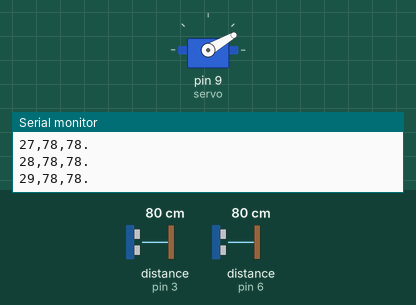
A sketch run on a simulated Arduino Uno, built with avr-gcc and run on an emulated ATmega328P. Shown: servo, the last lines printed to the serial monitor. Wiring (inferred from the names in the program): 2 × ultrasonic range finder: trigger pin 2, echo pin 3 / trigger pin 5, echo pin 6. The test bench sets the inputs (shaded band); at power-on: distance to the obstacle (sensors on pin 3, pin 6) 80 cm. The echo pulse lasts 58.3 µs per cm.

Above: at 1.26 s.
1.3 s: distance to the obstacle (sensor on pin 3) set to 250 cm
At 1.85 s:
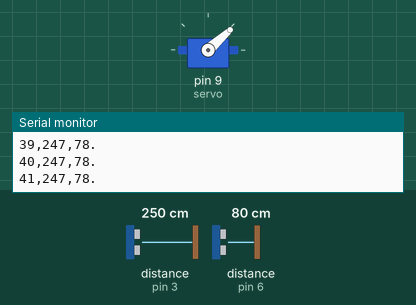
4.3 s: distance to the obstacle (sensor on pin 3) set to 2 cm
At 5.3 s:
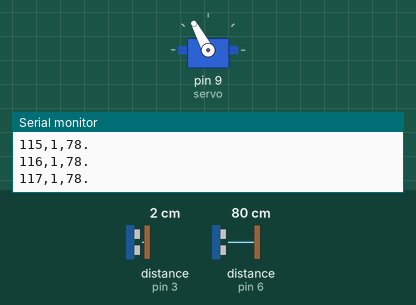
7.3 s: distance to the obstacle (sensor on pin 6) set to 35 cm
At 7.54 s:
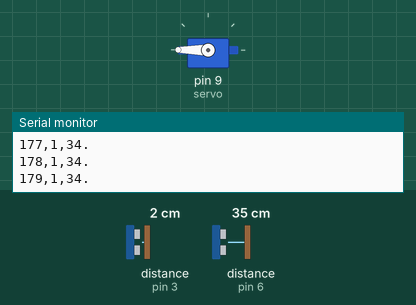
10.3 s: distance to the obstacle (sensor on pin 6) set to 120 cm
13.3 s: distance to the obstacle (sensor on pin 6) set to 2 cm
Timing chart, 0 to 17.3 s (numbered marks = the images above; inputs shaded):
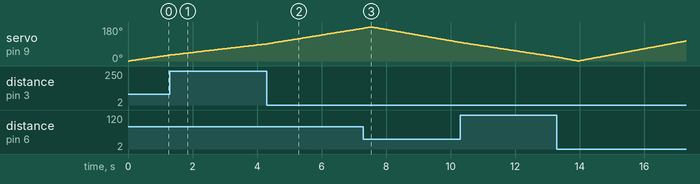

The sketch:

radar.ino
```cpp
// Includes the Servo library
#include <Servo.h>

// Defines Trig and Echo pins of the Ultrasonic Sensors
const int trigPin1 = 2;
const int echoPin1 = 3;
const int trigPin2 = 5;
const int echoPin2 = 6;

// Variables for the durations and distances
long duration1, duration2;
int distance1, distance2;

Servo servo; // Creates a servo object for controlling the servo

void setup() {
  pinMode(trigPin1, OUTPUT); // Sets the trigPin1 as an Output
  pinMode(echoPin1, INPUT); // Sets the echoPin1 as an Input
  pinMode(trigPin2, OUTPUT); // Sets the trigPin2 as an Output
  pinMode(echoPin2, INPUT); // Sets the echoPin2 as an Input

  Serial.begin(9600);

  servo.attach(9); // Defines on which pin the servo is attached
}

void loop() {
  // Rotates the servo from 0 to 180 degrees
  for (int i = 0; i <= 180; i++) {
    servo.write(i);
    delay(30);
    distance1 = calculateDistance(trigPin1, echoPin1); // Calls a function for calculating the distance measured by ultrasonic sensor 1
    distance2 = calculateDistance(trigPin2, echoPin2); // Calls a function for calculating the distance measured by ultrasonic sensor 2
    Serial.print(i); // Sends the current degree to the Serial Port
    Serial.print(",");
    Serial.print(distance1); // Sends the distance measured by ultrasonic sensor 1 to the Serial Port
    Serial.print(",");
    Serial.print(distance2); // Sends the distance measured by ultrasonic sensor 2 to the Serial Port
    Serial.println(".");
  }

  // Repeats the previous lines from 180 to 0 degrees
  for (int i = 180; i > 0; i--) {
    servo.write(i);
    delay(30);
    distance1 = calculateDistance(trigPin1, echoPin1);
    distance2 = calculateDistance(trigPin2, echoPin2);
    Serial.print(i);
    Serial.print(",");
    Serial.print(distance1);
    Serial.print(",");
    Serial.print(distance2);
    Serial.println(".");
  }
}

// Function for calculating the distance measured by an Ultrasonic sensor
int calculateDistance(int trigPin, int echoPin) {
  digitalWrite(trigPin, LOW);
  delayMicroseconds(2);

  // Sets the trigPin on HIGH state for 10 microseconds
  digitalWrite(trigPin, HIGH);
  delayMicroseconds(10);
  digitalWrite(trigPin, LOW);

  long duration = pulseIn(echoPin, HIGH); // Reads the echoPin, returns the sound wave travel time in microseconds
  int distance = duration * 0.034 / 2;

  return distance;
}
```
